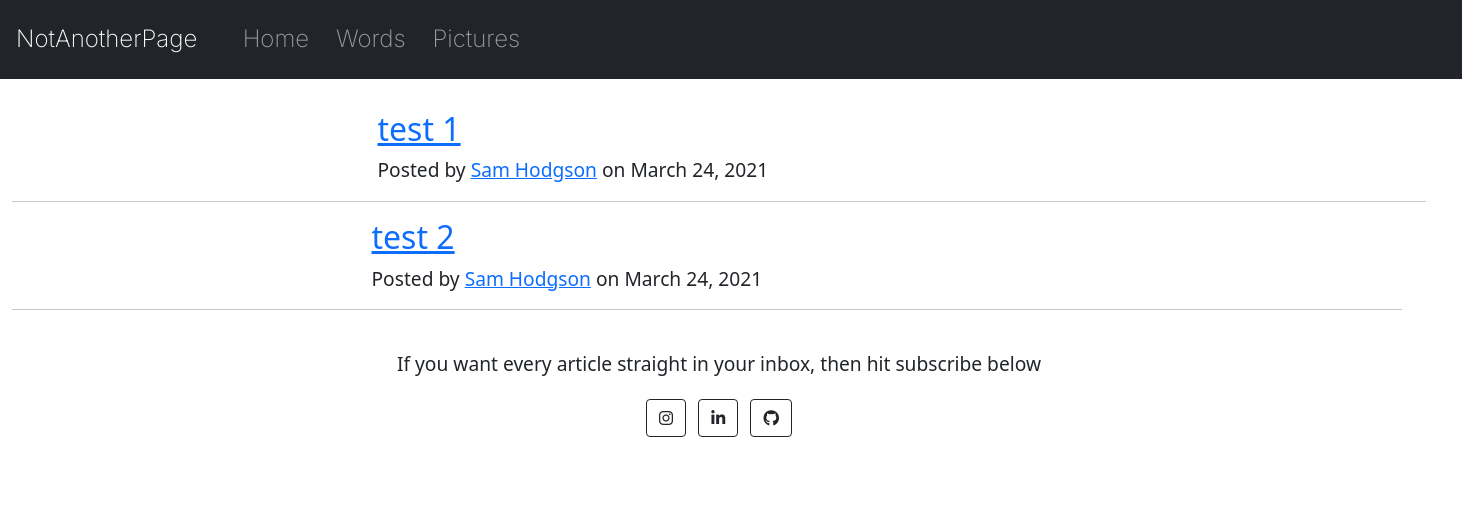
/words, run on an earlier commit of the app's database.
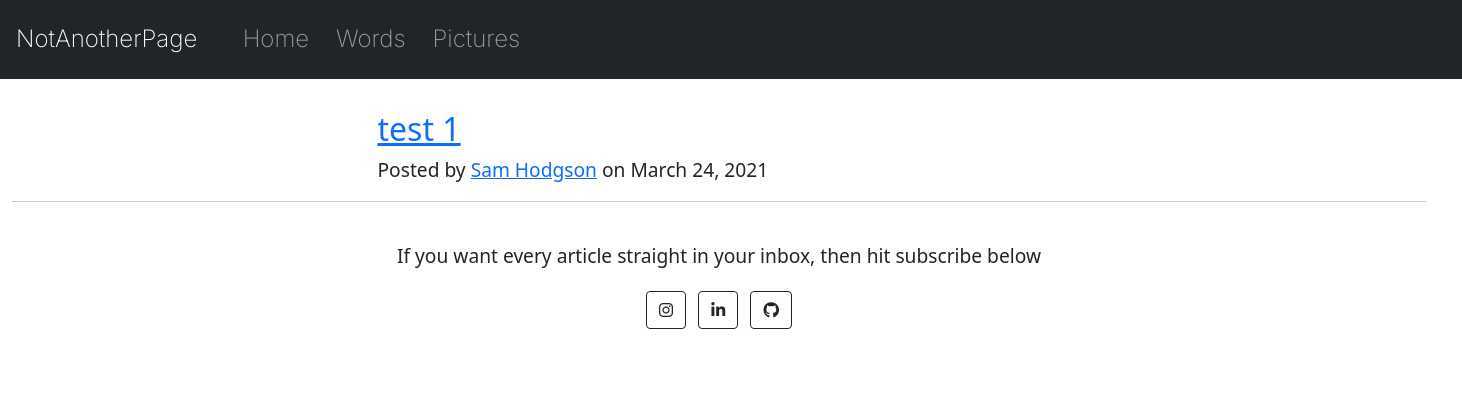
And on a later commit of the database.
### main.py (models this page shows)
class Post(db.Model):
    id = db.Column(db.Integer, primary_key=True)
    title = db.Column(db.String(250), unique=True, nullable=False)
    subtitle = db.Column(db.String(250), nullable=False)
    date = db.Column(db.String(250), nullable=False)
    body = db.Column(db.Text, nullable=False)
    author = db.Column(db.String(250), nullable=False)
    post_url = db.Column(db.String(250), nullable=False, unique=True)
    category = db.Column(db.Integer, db.ForeignKey('category.id'))

### main.py (the view)
@app.route("/words")
def go_words():
    everything = Post.query.all()
    return render_template('words.html', all_posts=everything)

### templates/words.html (shortened to what this page needs)
{% extends 'base.html' %}
{% block content %}
    {% for post in all_posts %}
    <section class="container-fluid row">
        <div class="col-lg-12 offset-lg-3">
          <a href="{{ url_for('show_post', post_url=post.post_url) }}">
            <h2 class="post-title">
              {{post.title}}
            </h2>
          </a>
          <p class="post-meta">Posted by
            <a href="#">{{post.author}}</a>
            on {{post.date}}
          </p>
        </div>
        <hr>
        {% endfor %}
    </section>
{% endblock %}

What changed in the data, as far as the page shows it:
removed Post: title "test 2", author "Sam Hodgson", date "March 24, 2021"
